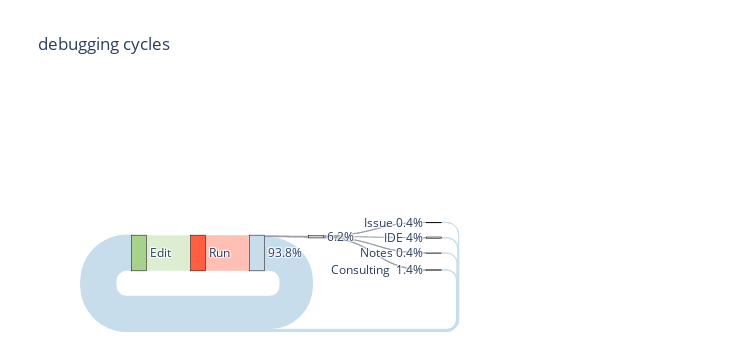

The code cell stored with this chart in its notebook:
### Code cell
with open('betweenCyclesflowDebugging.json') as f:
  data = json.load(f)


fig = go.Figure(data=[go.Sankey(
    orientation = "h",
    valueformat = ".0f",
    valuesuffix = "TWh",
    # Define nodes
    node = dict(
      pad=35,
      thickness = 15,
      line = dict(color = "black", width = 0.5),
      label =  data['data'][0]['node']['label'],
      color =  data['data'][0]['node']['color'],
      x =[.1,.2,.3,.4,.6,.6,.6,.6],
      y =[.9,.9,.9,.805,1,.81,.9,.72]
    ),
    # Add links
    link = dict(
      source =  data['data'][0]['link']['source'],
      target =  data['data'][0]['link']['target'],
      value =  data['data'][0]['link']['value'],
      label =  data['data'][0]['link']['label'],
      color =  data['data'][0]['link']['color']
))])
fig.update_layout(width=750, height=350,font_size=12, title_text="debugging cycles")
fig.write_image("betweenCyclesflowDebugging.pdf", engine="kaleido")
fig.show()

### Figure 1 — Plotly figure (JSON) as saved in the notebook; plotly's stock layout.template omitted (floating-point values rounded to 4 significant figures)
{"data": [{"link": {"color": ["rgb(221, 237, 210,0.1)", "rgb(255, 191, 180,0.1)", "rgb(199, 221, 236,0.8)", "rgb(158, 162, 168,0.2)", "rgb(158, 162, 168,0.2)", "rgb(158, 162, 168,0.2)", "rgb(158, 162, 168,0.2)", "rgb(158, 162, 168,0.2)", "rgb(199, 221, 236,0.8)", "rgb(199, 221, 236,0.8)", "rgb(199, 221, 236,0.8)", "rgb(199, 221, 236,0.8)"], "label": ["stream 1", "", "", "", "stream 1", "", "", "Hello world"], "source": [0, 1, 2, 2, 3, 3, 3, 3, 4, 5, 6, 7], "target": [1, 2, 0, 3, 4, 5, 6, 7, 0, 0, 0, 0], "value": [100, 100, 93.8, 6.2, 1.4, 4, 0.4, 0.4, 1.4, 4, 0.4, 0.4]}, "node": {"color": ["rgb(169, 209, 142, 0.8)", "rgb(255, 94, 67,0.8)", "rgb(199, 221, 236,0.8)", "rgb(208, 206, 206, 0.8)", "rgb(208, 206, 206, 0.8)", "rgb(208, 206, 206, 0.8)", "rgb(208, 206, 206, 0.8)", "rgb(208, 206, 206, 0.8)"], "label": ["Edit", "Run", "93.8%", "6.2%", "Consulting  1.4%", "IDE 4%", "Notes 0.4%", "Issue 0.4%"], "line": {"color": "black", "width": 0.5}, "pad": 35, "thickness": 15, "x": [0.1, 0.2, 0.3, 0.4, 0.6, 0.6, 0.6, 0.6], "y": [0.9, 0.9, 0.9, 0.805, 1, 0.81, 0.9, 0.72]}, "orientation": "h", "type": "sankey", "valueformat": ".0f", "valuesuffix": "TWh"}], "layout": {"font": {"size": 12}, "height": 350, "title": {"text": "debugging cycles"}, "width": 750}}
